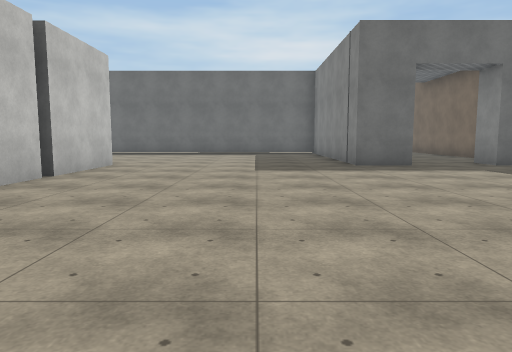
view 1 (above)

24 first-person views from a walk through a Unity game level. The camera is 1.4 m above the floor, tilts 6° down and sees 70° across. The floor is counted in squares, 2 m on a side. Each view is taken from the middle of a square. On the plan, view 1 faces up. The plan holds only what a view shows up to about 11 squares ahead; the rest is blank. The player character is not drawn. Surface patterns are stand-ins for the level's own textures.

view 2
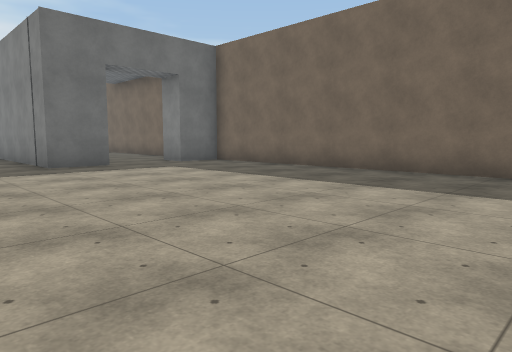

view 3
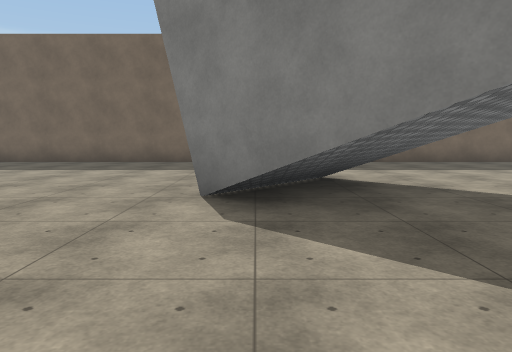

view 4
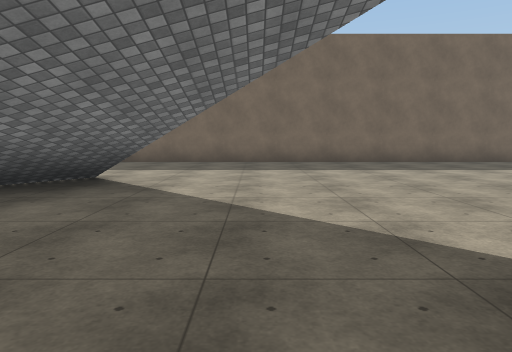

view 5
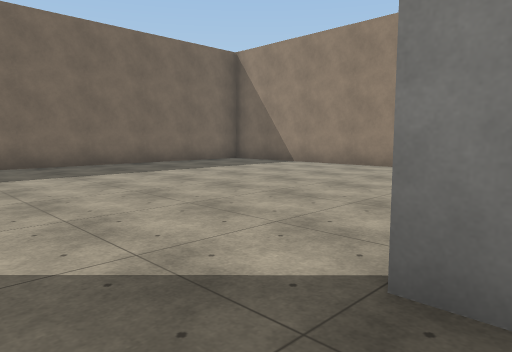

view 6
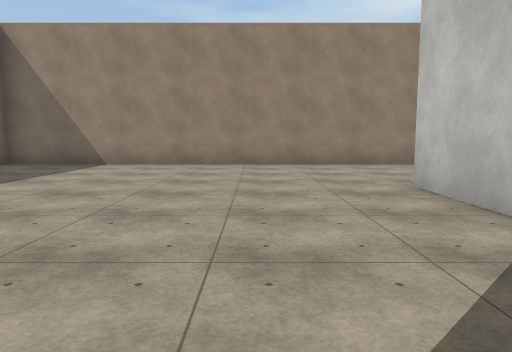

view 7
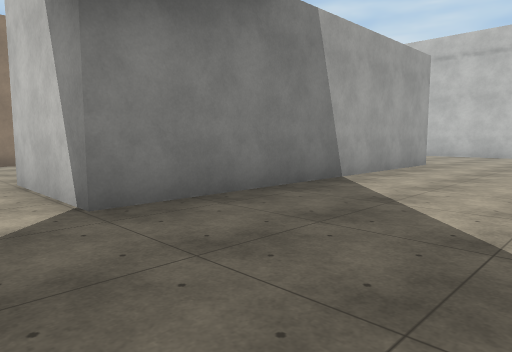

view 8
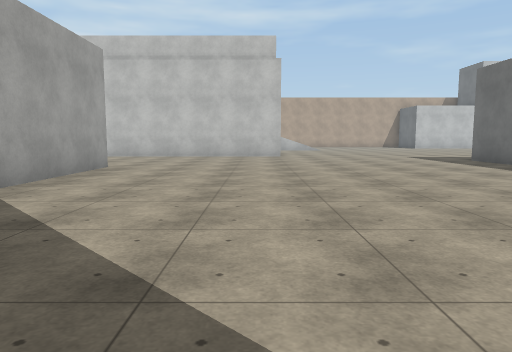

view 9
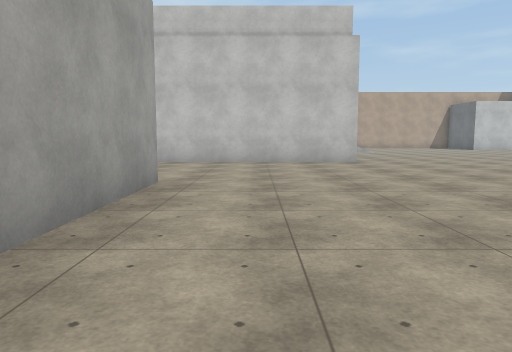

view 10
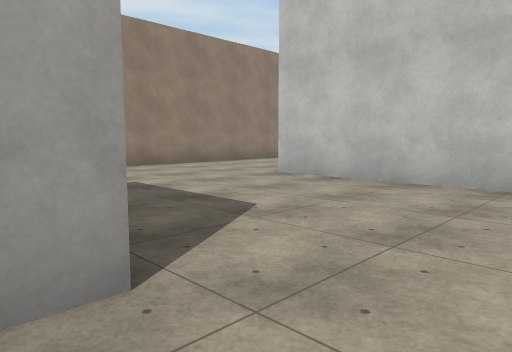

view 11
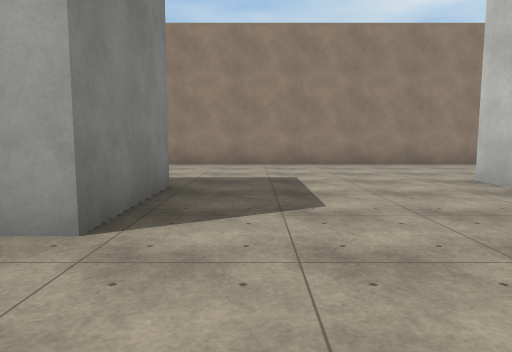

view 12
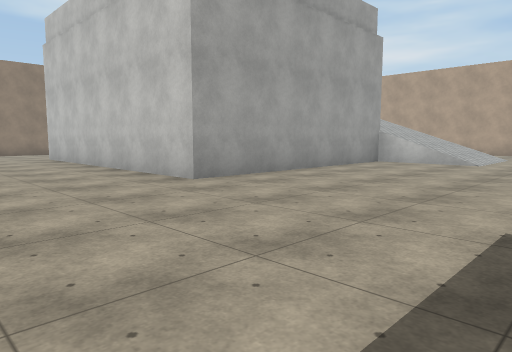

view 13
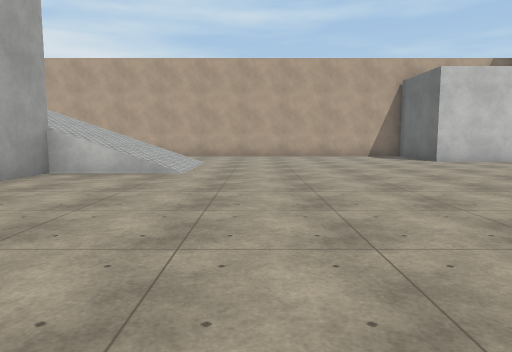

view 14
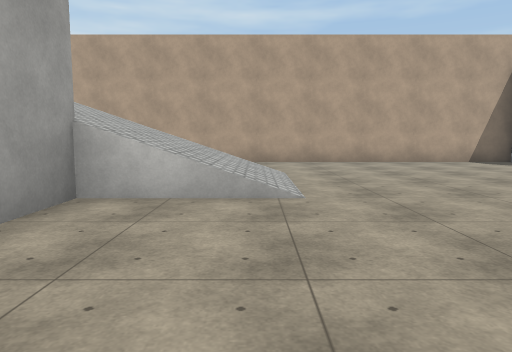

view 15
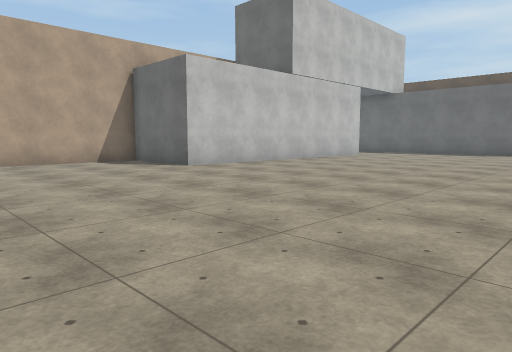

view 16
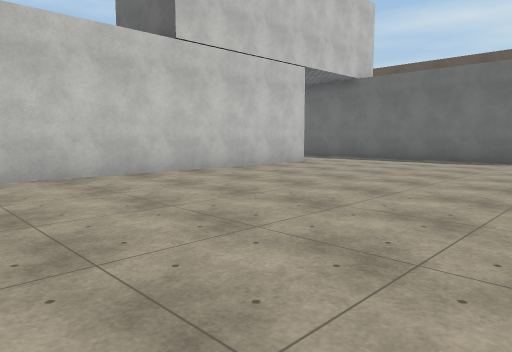

view 17
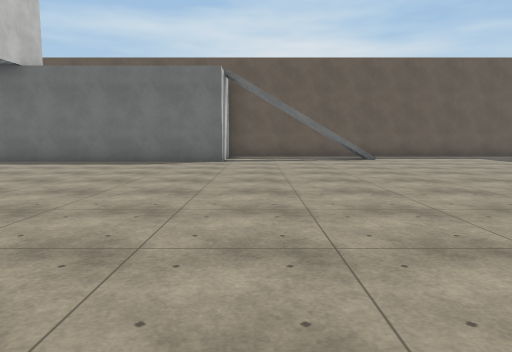

view 18
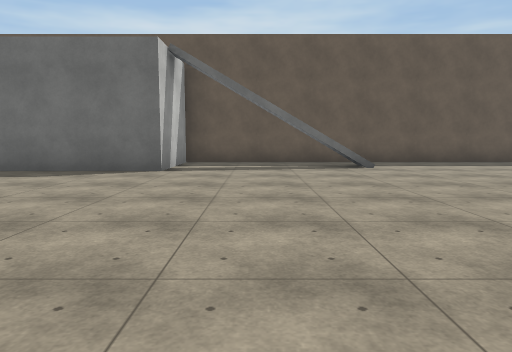

view 19
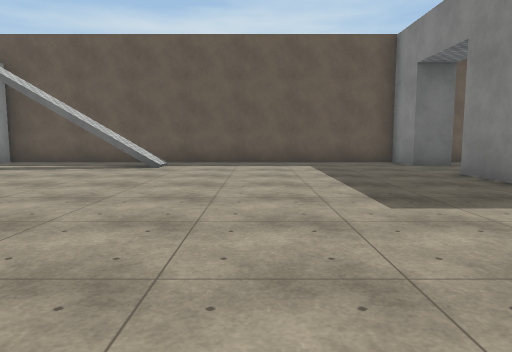

view 20
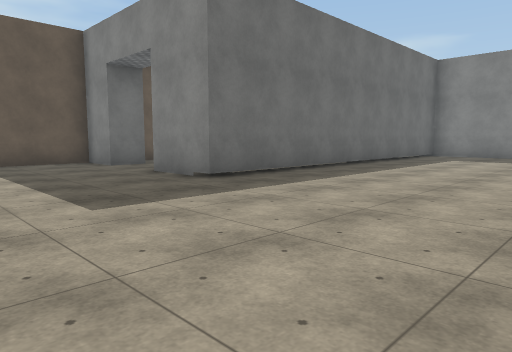

view 21
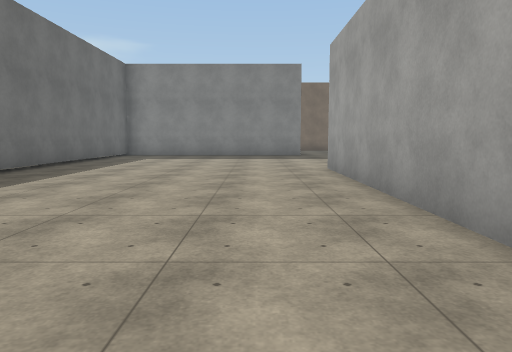

view 22
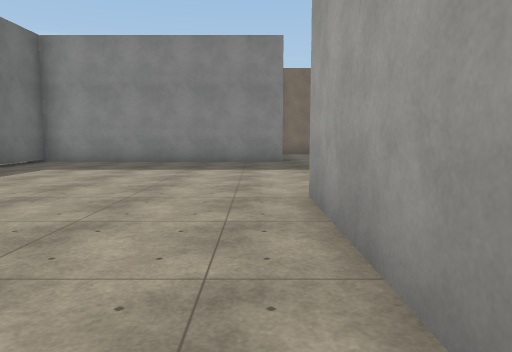

view 23
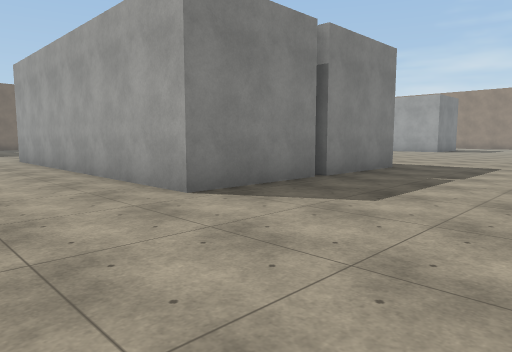

view 24
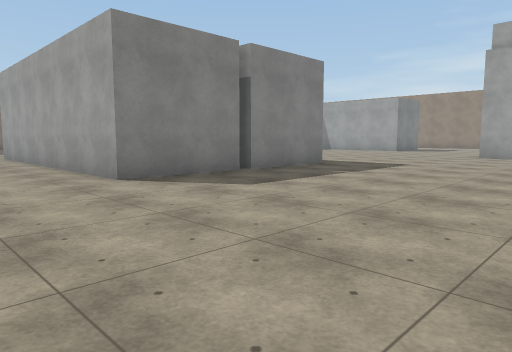

### Floor plan
Points are (right, up) in squares from view 1. A wall is a line through its corners. A room is listed if a view was taken in it or the views show most of it. See-through windows are left out.
Room 1 (views 1, 2, 3, 4, 5, 6, 7, 8, 9, 10, 11, 12, 13, 14, 15, 16, 17, 18, 19, 20, 21, 22, 23, 24)
walls: (-10.4, 3.6) (-12.1, 3.6) (-12.1, 6.3); (-12.1, 6.5) (-12.1, 9.4) (-3.7, 9.4) (-3.7, 6.6); (-3.7, 6.4) (-3.7, 5.2); (-0.3, -2.2) (1.6, -0.1); (-21.2, -1) (-21.2, -2.1) (-14.6, -2.1) (-14.6, -10); (-9.7, -9.4) (-9.7, -6.5) (-1.3, -6.5) (-1.3, -9.4); (4, 9.2) (2.6, 9.2) (2.6, 16.1) (0.6, 16.1); (-0.9, 16.1) (-8.1, 16.1) (-8.1, 18); (-7, 20.1) (-8.1, 20.1) (-8.1, 21.5) (-19, 21.5) (-19, 18.6) (-25.5, 18.6); (6.5, 9.2) (6.1, 9.2) (6.1, 10.2); (7.5, 0.9) (7.5, 8.3); (-16.8, -13.5) (-8.6, -13.5); (-3.1, -13.5) (7.5, -13.5) (7.5, -1.6); (-24.7, 15.7) (-24.7, 7.3) (-27.5, 7.3) (-27.5, -2.6)

Positions as (right, up) in squares from view 1, and headings:
1: (0, 0), facing up
2: (0, 0), facing up-right
3: (-3, -1), facing right
4: (-3, -5), facing right
5: (-2, -5), facing down-right
6: (1, -4), facing down
7: (0, -3), facing down-left
8: (-1, -3), facing left
9: (-4, -5), facing left
10: (-9, -5), facing down-left
11: (-11, -4), facing down
12: (-11, 3), facing down-left
13: (-14, 2), facing left
14: (-17, 0), facing left
15: (-17, 2), facing up-left
16: (-18, 7), facing up-left
17: (-18, 8), facing up
18: (-17, 11), facing up
19: (-12, 11), facing up
20: (-12, 11), facing up-right
21: (-12, 11), facing right
22: (-8, 10), facing right
23: (-16, 12), facing down-right
24: (-18, 12), facing down-right
